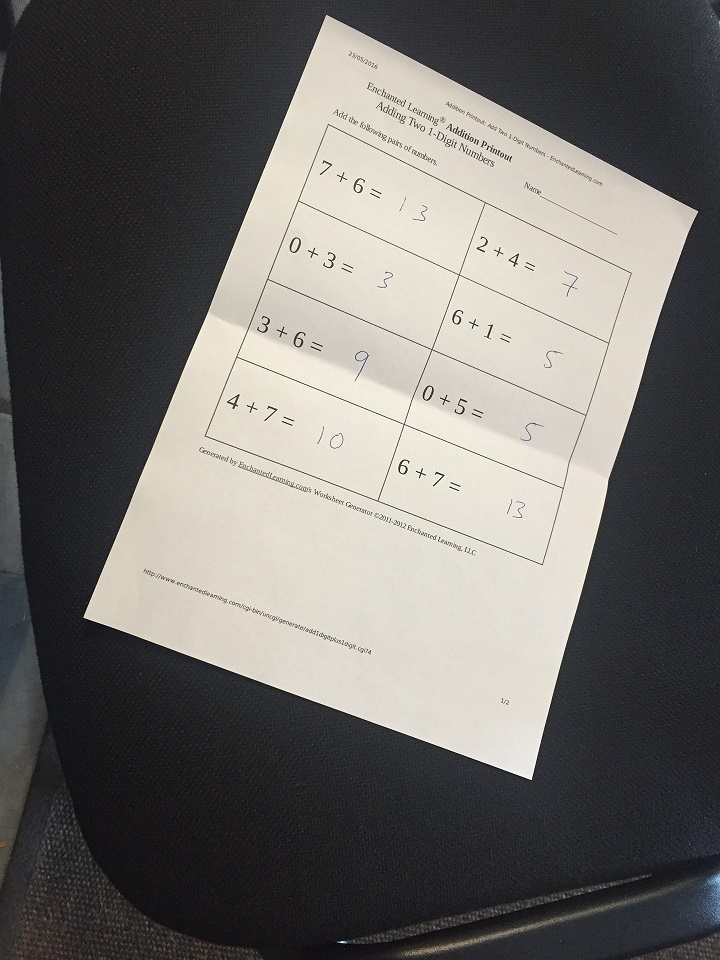
#> input picture images/scan.jpg, 720 x 960 px
$ jupyter execute 9+opencv+threshold+binarization.ipynb
#> lines starting #> are read from the running program, lines starting #| are printed output that depends on the picture; after the words box and inside, x2 and y2 are one past the last pixel; in counts of white or black regions, pixels touching at a corner belong together
# **Limiarização, Binarição e Limiarização Adaptativa**

Topicos:
1. Imagens binarizadas
2. Métodos de limiarização
3. Limiarização adaptativa

[cell 1]
import cv2
from matplotlib import pyplot as plt
import numpy as np

def imshow(image = None, size = 10):
    h, w = image.shape[0], image.shape[1]
    aspect_ratio = h/w
    plt.figure(figsize=(size * aspect_ratio,size))
    plt.imshow(cv2.cvtColor(image, cv2.COLOR_BGR2RGB))
    plt.show()

### **Métodos de Limiarização**

https://docs.opencv.org/master/d7/d4d/tutorial_py_thresholding.html

[cell 2]
# Carregar nossa imagem em escala de cinza.
image = cv2.imread('images/scan.jpg',0)
#> image: shape (960, 720); min 0, max 255, mean 109.7
imshow(image)

[cell 3]
# Valores abaixo de 127 são atribuídos como 0 ou preto, enquanto valores acima são
# atribuídos como 255 (branco).
ret,thresh1 = cv2.threshold(image, 127, 255, cv2.THRESH_BINARY)
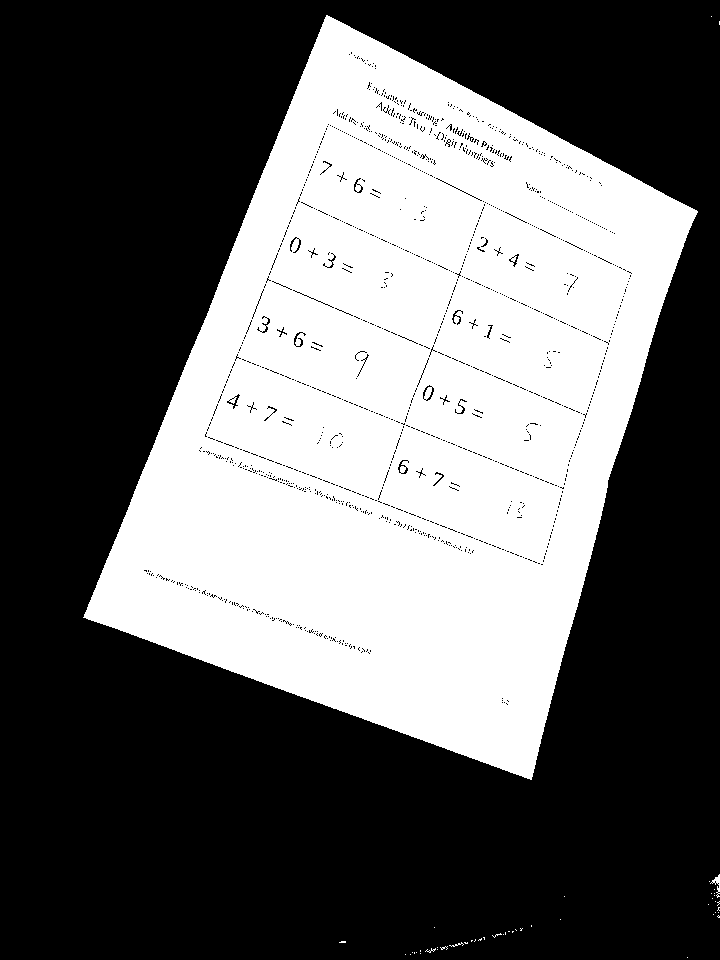
#> thresh1: shape (960, 720); 38.9% white; 48 white regions (45 under 20 px), largest, box (x1, y1, x2, y2) and area: (83, 15, 698, 780) 268961, (710, 874, 720, 898) 77, (449, 942, 464, 947) 22
imshow(thresh1)

[cell 4]
# Valores abaixo de 127 são atribuídos como 255 e valores acima são atribuídos
# como 0 (inverso do exemplo anterior).
ret,thresh2 = cv2.threshold(image, 127, 255, cv2.THRESH_BINARY_INV)
imshow(thresh2)

[cell 5]
# Valores acima de 127 são truncados (mantidos) em 127 (o argumento
# 255 não é utilizado).
ret,thresh3 = cv2.threshold(image, 127, 255, cv2.THRESH_TRUNC)
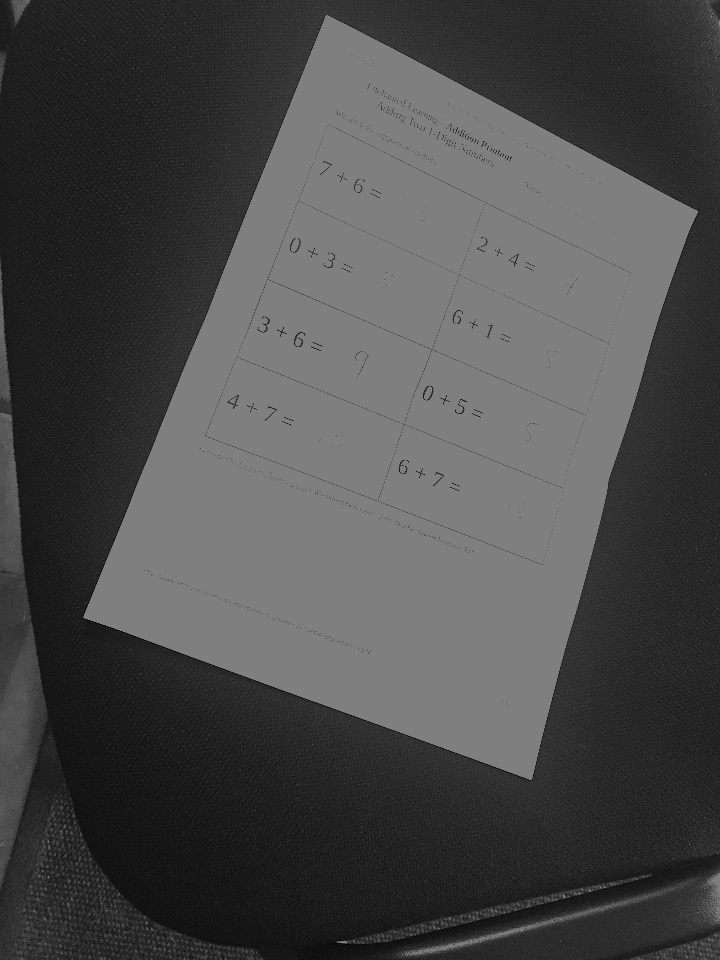
#> thresh3: shape (960, 720); min 0, max 127, mean 73.8
imshow(thresh3)

[cell 6]
# Valores abaixo de 127 são atribuídos como 0, valores acima de 127
# permanecem inalterados.
ret,thresh4 = cv2.threshold(image, 127, 255, cv2.THRESH_TOZERO)
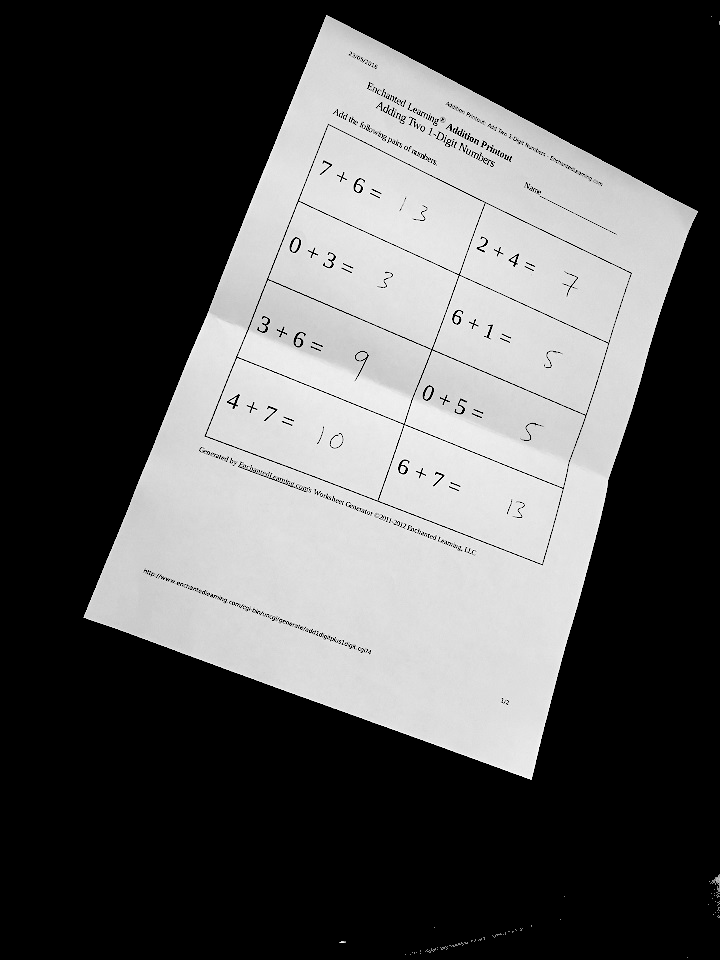
#> thresh4: shape (960, 720); min 0, max 255, mean 85.4
imshow(thresh4)

[cell 7]
# Inverso do exemplo anterior, valores abaixo de 127 permanecem inalterados, valores
# acima de 127 são atribuídos como 0.
ret,thresh5 = cv2.threshold(image, 127, 255, cv2.THRESH_TOZERO_INV)
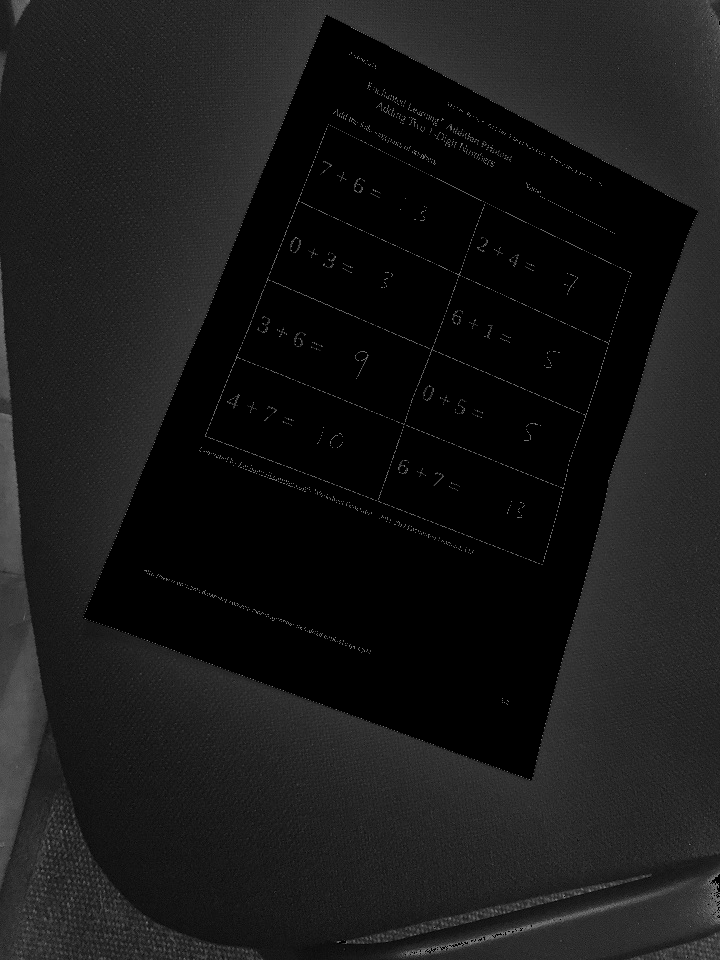
#> thresh5: shape (960, 720); min 0, max 127, mean 24.4
imshow(thresh5)

#### **Limiarização Adaptativa**

1. ADAPTIVE_THRESH_MEAN_C
2. THRESH_OTSU

#### **Parâmetros do cv2.adaptiveThreshold**

``**cv2.adaptiveThreshold**(src, maxValue, adaptiveMethod, thresholdType, blockSize, C[, dst]) → dst``

- **src** - Imagem de origem em escala de cinza de 8 bits e um único canal.
- **dst** - Imagem de destino do mesmo tamanho e tipo que src.
- **maxValue** - Valor não nulo atribuído aos pixels que satisfazem a condição. Veja os detalhes abaixo.
- **adaptiveMethod** - Algoritmo de limiarização adaptativa a ser usado, ADAPTIVE_THRESH_MEAN_C ou ADAPTIVE_THRESH_GAUSSIAN_C. Veja os detalhes abaixo.
- **thresholdType** - Tipo de limiarização que deve ser THRESH_BINARY ou THRESH_BINARY_INV.
- **blockSize** - Tamanho da vizinhança de pixels usado para calcular o valor do limiar para o pixel: 3, 5, 7, e assim por diante.
- **C** - Constante subtraída da média ou média ponderada. Normalmente, é um valor positivo, mas também pode ser zero ou negativo.

[cell 8]
image = cv2.imread('images/scan.jpg',0)
imshow(image)

[cell 9]
# Valores abaixo de 127 são atribuídos como 0 (preto), enquanto valores acima
# são atribuídos como 255 (branco).
ret,thresh1 = cv2.threshold(image, 127, 255, cv2.THRESH_BINARY)
imshow(thresh1)

[cell 10]
# Usando adaptiveThreshold
thresh = cv2.adaptiveThreshold(image, 255, cv2.ADAPTIVE_THRESH_MEAN_C, cv2.THRESH_BINARY, 3, 5)
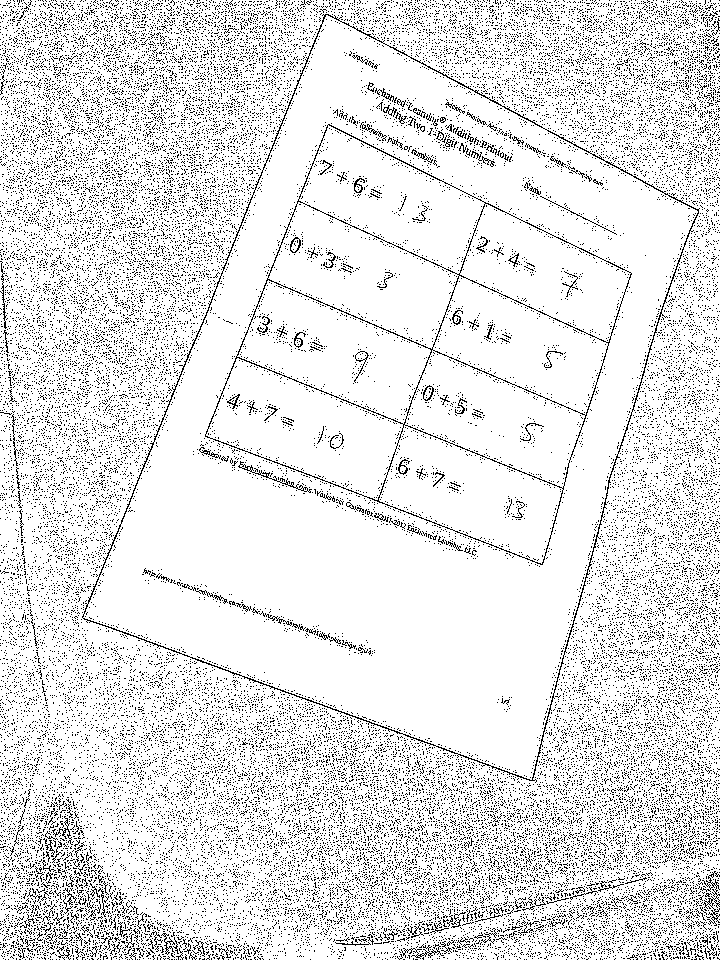
#> thresh: shape (960, 720); 89% white; black in thin lines or dots
imshow(thresh)

[cell 11]
# Blur
blur = cv2.GaussianBlur(image, (3, 3), 0)

# Usando adaptiveThreshold
thresh = cv2.adaptiveThreshold(blur, 255, cv2.ADAPTIVE_THRESH_MEAN_C, cv2.THRESH_BINARY, 3, 5)
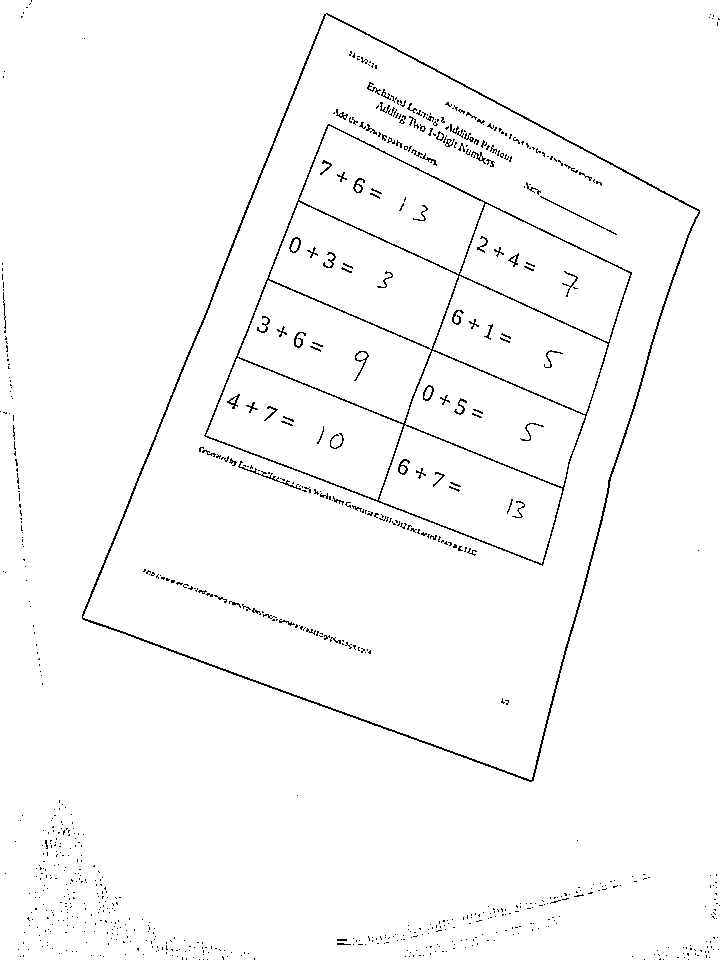
#> thresh: shape (960, 720); 97.9% white; black in thin lines or dots
imshow(thresh)

[cell 12]
# Usando OTSU
_, th2 = cv2.threshold(image, 0, 255, cv2.THRESH_BINARY + cv2.THRESH_OTSU)
#> th2: shape (960, 720); 38.9% white; 54 white regions (52 under 20 px), largest, box (x1, y1, x2, y2) and area: (83, 15, 698, 780) 268820, (710, 874, 720, 898) 70
imshow(th2)
